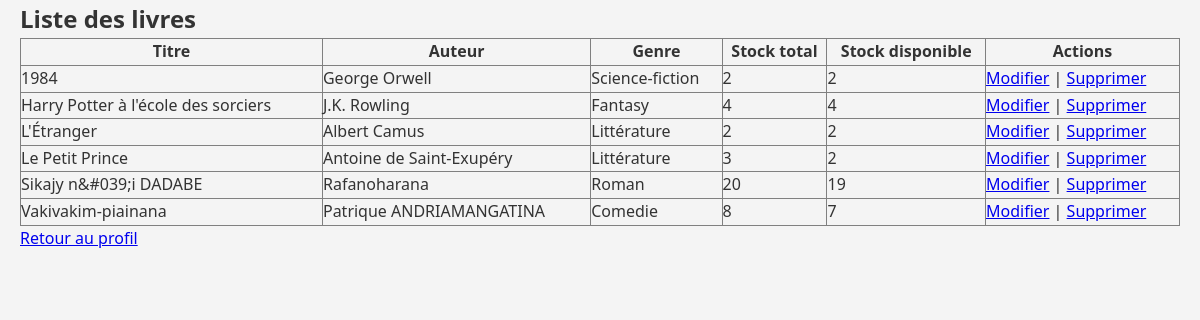
/admin/liste_livres.php (signed in), run on the app's committed database.
### tables this page shows
CREATE TABLE `livres` (
  `id` int(11) NOT NULL,
  `titre` varchar(255) NOT NULL,
  `auteur` varchar(255) NOT NULL,
  `isbn` varchar(20) DEFAULT NULL,
  `genre` varchar(100) DEFAULT NULL,
  `description` text DEFAULT NULL,
  `stock_total` int(11) DEFAULT 1,
  `stock_disponible` int(11) DEFAULT 1,
  `image_couverture` varchar(255) DEFAULT NULL,
  `date_ajout` timestamp NOT NULL DEFAULT current_timestamp()
);

### admin/liste_livres.php (the view, shortened to what this page needs)
<?php
require('../auth.php');
$stmt = $pdo->query("SELECT * FROM livres ORDER BY titre");
?>
<!DOCTYPE html>
<html lang="fr">
<head>
    <link rel="stylesheet" href="../CSS/style.css">
</head>
<body>
    <div class="container">
        <h2>Liste des livres</h2>
        <table border="1" style="width: 100%; border-collapse: collapse;">
            <tr>
                <th>Titre</th>
                <th>Auteur</th>
                <th>Genre</th>
                <th>Stock total</th>
                <th>Stock disponible</th>
                <th>Actions</th>
            </tr>
            <?php while ($row = $stmt->fetch()): ?>
                <tr>
                    <td><?= htmlspecialchars($row['titre']) ?></td>
                    <td><?= htmlspecialchars($row['auteur']) ?></td>
                    <td><?= htmlspecialchars($row['genre']) ?></td>
                    <td><?= $row['stock_total'] ?></td>
                    <td><?= $row['stock_disponible'] ?></td>
                    <td>
                        <a href="modifier_livre.php?id=<?= $row['id'] ?>">Modifier</a> |
                        <a href="supprimer_livre.php?id=<?= $row['id'] ?>" onclick="return confirm('Êtes-vous sûr ?')">Supprimer</a>
                    </td>
                </tr>
            <?php endwhile; ?>
        </table>
        <p><a href="../profil.php">Retour au profil</a></p>
    </div>
</body>
</html>

### CSS/style.css (style rules this page uses)
* { margin: 0; padding: 0; box-sizing: border-box; }
body { font-family: 'Segoe UI', Tahoma, Geneva, Verdana, sans-serif; line-height: 1.6; color: #333; background-color: #f4f4f4; }
.container { max-width: 1200px; margin: 0 auto; padding: 0 20px; }

### data on the page
livres: titre "1984", auteur "George Orwell", genre "Science-fiction", stock_total "2", stock_disponible "2"
livres: titre "Harry Potter à l'école des sorciers", auteur "J.K. Rowling", genre "Fantasy", stock_total "4", stock_disponible "4"
livres: titre "L'Étranger", auteur "Albert Camus", genre "Littérature", stock_total "2", stock_disponible "2"
livres: titre "Le Petit Prince", auteur "Antoine de Saint-Exupéry", genre "Littérature", stock_total "3", stock_disponible "2"
livres: titre "Sikajy n&#039;i DADABE", auteur "Rafanoharana", genre "Roman", stock_total "20", stock_disponible "19"
livres: titre "Vakivakim-piainana", auteur "Patrique ANDRIAMANGATINA", genre "Comedie", stock_total "8", stock_disponible "7"
